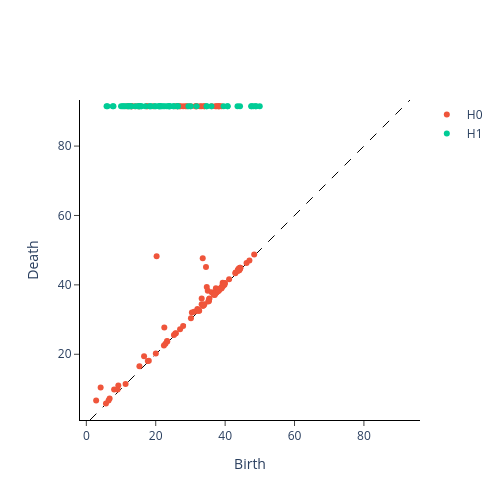

Notebook code cell kept with this figure:
### Markdown cell above
Given a greyscale filtration it is straightforward to calculate the corresponding persistence diagram. In ``giotto-tda`` we make use of the ``CubicalPersistence`` transformer which is the cubical analogue to simplicial transformers like ``VietorisRipsPersistence``:

### Code cell
from gtda.homology import CubicalPersistence

cubical_persistence = CubicalPersistence(n_jobs=-1)
im8_cubical = cubical_persistence.fit_transform(im8_filtration)

cubical_persistence.plot(im8_cubical)
